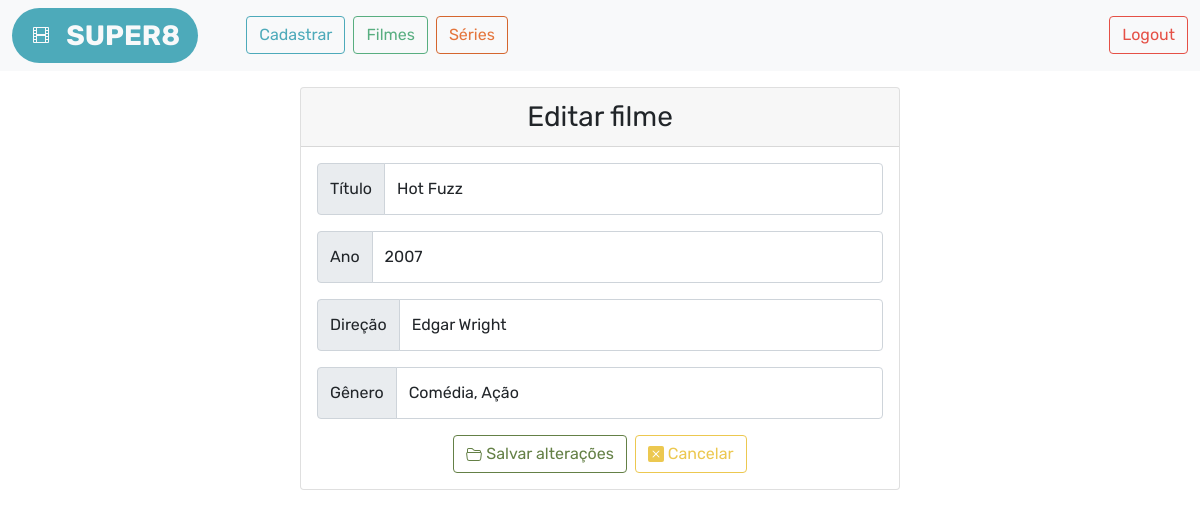
/src/editarf.php?id_filme=9 (signed in), run on the app's committed database.
### tables this page shows
CREATE TABLE `tb_filmes` (
  `id_filme` int(11) NOT NULL,
  `titulo` varchar(120) NOT NULL,
  `ano` year(4) NOT NULL,
  `direcao` varchar(100) NOT NULL,
  `genero` varchar(30) NOT NULL
);

### db/filme.dao.php (called while the page is built, shortened)
<?php include_once 'conn.php';
function buscar_filme($id_filme){
    $conn = connect();
    $sql = "SELECT * FROM tb_filmes WHERE id_filme = $id_filme";
    $result = mysqli_query($conn, $sql);
    if (mysqli_affected_rows($conn) > 0) {
        return $result;
    }
    return null;
}
?>

### src/editarf.php (the view, shortened to what this page needs)
<?php include_once 'include/lock.php';
      include_once '../db/filme.dao.php';
    if(!isset($_GET['id_filme'])) {
        header('location:filmes.php?msg=idinvalido');
    } else {
        $result = buscar_filme($_GET['id_filme']);
        if ($result == null) {
            header('location:filmes.php?msg=idinvalido');
        } else {
            $filme = mysqli_fetch_assoc($result);
        }
    }
      ?>
<!DOCTYPE html>
<html lang="en">
<head>
	<link rel="stylesheet" href="../css/bootstrap.css">
	<link rel="stylesheet" href="../css/spec.css">
</head>
<body>
    <?php include_once 'navbar.php'; ?>
    <div class="def center">
        <form action="editadof.php" method="post" class="card text-center" autocomplete="off">
            <div class="card-header fs-3">
                Editar filme
            </div>
            <div class="card-body p-3">
                <div class="mb-3 row">
                    <div class="input-group">
                        <span class="input-group-text" id="label-titulo">
                            <label for="titulo" name="titulo" class="col-sm-2 col-form-label">Título</label>
                        </span>
                        <input type="text" class="form-control" id="titulo" name="titulo" value="<?= $filme['titulo'] ?>" required aria-describedby="label-titulo">
                    </div>
                </div>
                <div class="mb-3 row">
                    <div class="input-group">
                        <span class="input-group-text" id="label-ano">
                            <label for="ano" name="ano" class="col-sm-2 col-form-label">Ano</label>
                        </span>
                        <input type="number" maxlength="4" class="form-control" id="ano" name="ano" aria-describedby="label-ano"  value="<?= $filme['ano'] ?>" required>
                    </div>
                </div>
                <div class="mb-3 row">
                    <div class="input-group">
                        <span class="input-group-text" id="label-direcao">
                            <label for="direcao" name="direcao" class="col-sm-2 col-form-label">Direção</label>
                        </span>
                        <input type="text" class="form-control" id="direcao" name="direcao" aria-describedby="label-direcao"  value="<?= $filme['direcao'] ?>" required>
                    </div>
                </div>
                <div class="mb-3 row">
                    <div class="input-group">
                        <span class="input-group-text" id="label-genero">
                            <label for="genero" name="genero" class="col-sm-2 col-form-label">Gênero</label>
                        </span>
                        <input type="text" class="form-control" id="genero" name="genero" aria-describedby="label-genero" value="<?= $filme['genero'] ?>" required>
                    </div>
                </div>
                <div class="d-flex flex-row justify-content-center w-100">
                    <button class="btn btn-outline-success me-2" name="editarf" type="submit">
                        Salvar alterações
                    </button>
                    <a href="filmes.php" class="btn btn-outline-warning" name="cancelar">
                        Cancelar
                    </a>
                </div>
            </div>
        </form>
    </div>
</body>
</html>

### css/spec.css (style rules this page uses)
input[type=number] { -moz-appearance: textfield; }
.def { display: flex; width: 100%; gap: 1rem; }
.center { flex-direction: column; align-items: center; }
.center > .card { width: 50%; }

### data on the page
tb_filmes: titulo "Hot Fuzz", ano "2007", direcao "Edgar Wright", genero "Comédia, Ação"
